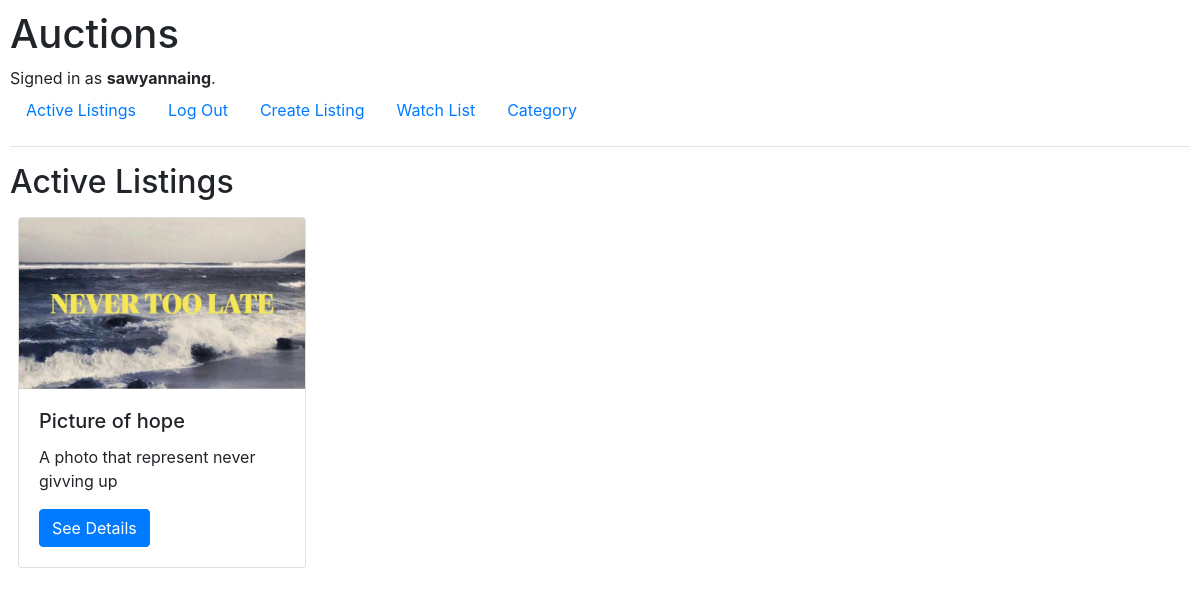
Screenshot of / (signed in) with the database file from the repository.
### auctions/models.py (models this page shows)
class User(AbstractUser):
    pass

class Auctions(models.Model):
    title = models.CharField(max_length=64)
    price = models.IntegerField()
    image = models.ImageField(upload_to='images/', null=True, blank=True)
    description = models.TextField()
    category = models.CharField(max_length=64, null=True, blank=True)
    active = models.BooleanField(default=True)

### auctions/views.py (the view)
# urls.py: path("", views.index, name="index"),
def index(request):
    return render(request, "auctions/index.html", {
        "listings" : Auctions.objects.filter(active=True)
    })

### auctions/templates/auctions/index.html
{% extends "auctions/layout.html" %}
{% block body %}
    <h2>Active Listings</h2>
    <div class="d-flex flex-row">
        {% for list in listings %}
            <div class="card m-2" style="width: 18rem;">
                {% if list.image %}
                    <img src="{{list.image.url}}" class="card-img-top" alt="{{list.title}}">
                {% endif %}
                <div class="card-body">
                    <h5 class="card-title">{{list.title}}</h5>
                    <p class="card-text">{{list.description}}</p>
                    <a href="{% url 'listing' list.id %}" class="btn btn-primary">See Details</a>
                </div>
            </div>
        {% empty %}
            No active Listing
        {% endfor %}
    </div>
{% endblock %}

### auctions/templates/auctions/layout.html (shortened to what this page needs)
{% load static %}
<!DOCTYPE html>
<html lang="en">
    <head>
        <link rel="stylesheet" href="https://stackpath.bootstrapcdn.com/bootstrap/4.4.1/css/bootstrap.min.css">
        <link href="{% static 'auctions/styles.css' %}" rel="stylesheet">
    </head>
    <body>
        <h1>Auctions</h1>
        <div>
            {% if user.is_authenticated %}
                Signed in as <strong>{{ user.username }}</strong>.
            {% else %}
                Not signed in.
            {% endif %}
        </div>
        <ul class="nav">
            <li class="nav-item">
                <a class="nav-link" href="{% url 'index' %}">Active Listings</a>
            </li>
            {% if user.is_authenticated %}
                <li class="nav-item">
                    <a class="nav-link" href="{% url 'logout' %}">Log Out</a>
                </li>
                <li class="nav-item">
                    <a class="nav-link" href="{% url 'create' %}">Create Listing </a>
                </li>
                <li class="nav-item">
                    <a class="nav-link" href="{% url 'watchlist' %}">Watch List </a>
                </li>
                <li class="nav-item">
                    <a class="nav-link" href="{% url 'category' %}">Category </a>
                </li>
            {% endif %}
        </ul>
        <hr>
        {% block body %}
        {% endblock %}
    </body>
</html>

### auctions/static/auctions/styles.css (style rules this page uses)
body { padding: 10px; }

### rows the page displays
User: username "sawyannaing"
Auctions: image (picture), title "Picture of hope", description "A photo that represent never givving up"
